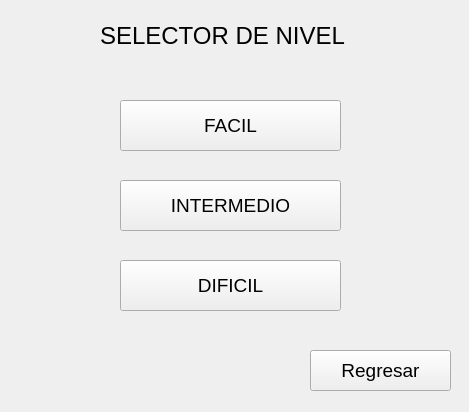
<?xml version="1.0" encoding="UTF-8"?>
<ui version="4.0">
 <class>FrmSeleccionNivel</class>
 <widget class="QWidget" name="FrmSeleccionNivel">
  <property name="geometry">
   <rect>
    <x>0</x>
    <y>0</y>
    <width>469</width>
    <height>412</height>
   </rect>
  </property>
  <property name="windowTitle">
   <string>Form</string>
  </property>
  <widget class="QPushButton" name="btnNivel3">
   <property name="geometry">
    <rect>
     <x>120</x>
     <y>260</y>
     <width>221</width>
     <height>51</height>
    </rect>
   </property>
   <property name="font">
    <font>
     <pointsize>14</pointsize>
    </font>
   </property>
   <property name="text">
    <string>DIFICIL</string>
   </property>
  </widget>
  <widget class="QPushButton" name="btnRegresar">
   <property name="geometry">
    <rect>
     <x>310</x>
     <y>350</y>
     <width>141</width>
     <height>41</height>
    </rect>
   </property>
   <property name="font">
    <font>
     <pointsize>14</pointsize>
    </font>
   </property>
   <property name="text">
    <string>Regresar</string>
   </property>
  </widget>
  <widget class="QLabel" name="label">
   <property name="geometry">
    <rect>
     <x>100</x>
     <y>10</y>
     <width>271</width>
     <height>51</height>
    </rect>
   </property>
   <property name="font">
    <font>
     <pointsize>18</pointsize>
    </font>
   </property>
   <property name="text">
    <string>SELECTOR DE NIVEL</string>
   </property>
  </widget>
  <widget class="QPushButton" name="btnNivel1">
   <property name="geometry">
    <rect>
     <x>120</x>
     <y>100</y>
     <width>221</width>
     <height>51</height>
    </rect>
   </property>
   <property name="font">
    <font>
     <pointsize>14</pointsize>
    </font>
   </property>
   <property name="text">
    <string>FACIL</string>
   </property>
  </widget>
  <widget class="QPushButton" name="btnNivel2">
   <property name="geometry">
    <rect>
     <x>120</x>
     <y>180</y>
     <width>221</width>
     <height>51</height>
    </rect>
   </property>
   <property name="font">
    <font>
     <pointsize>14</pointsize>
    </font>
   </property>
   <property name="text">
    <string>INTERMEDIO</string>
   </property>
  </widget>
 </widget>
 <resources/>
 <connections/>
</ui>
